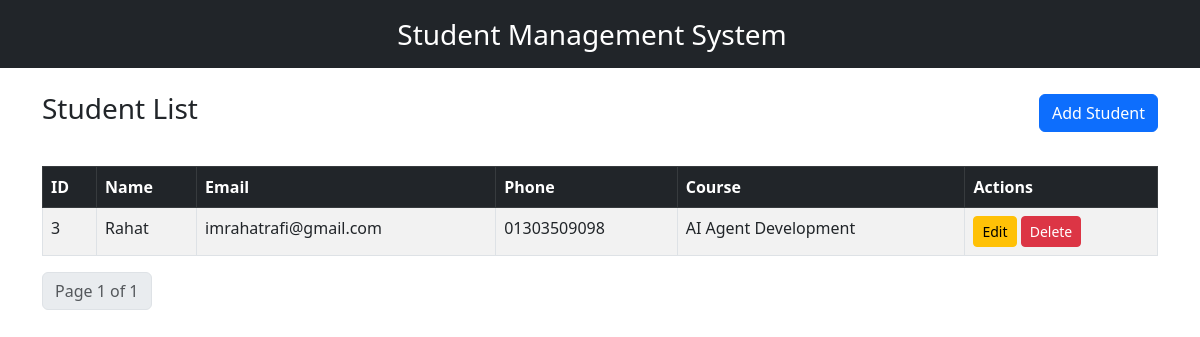
Before: / with the older database file.
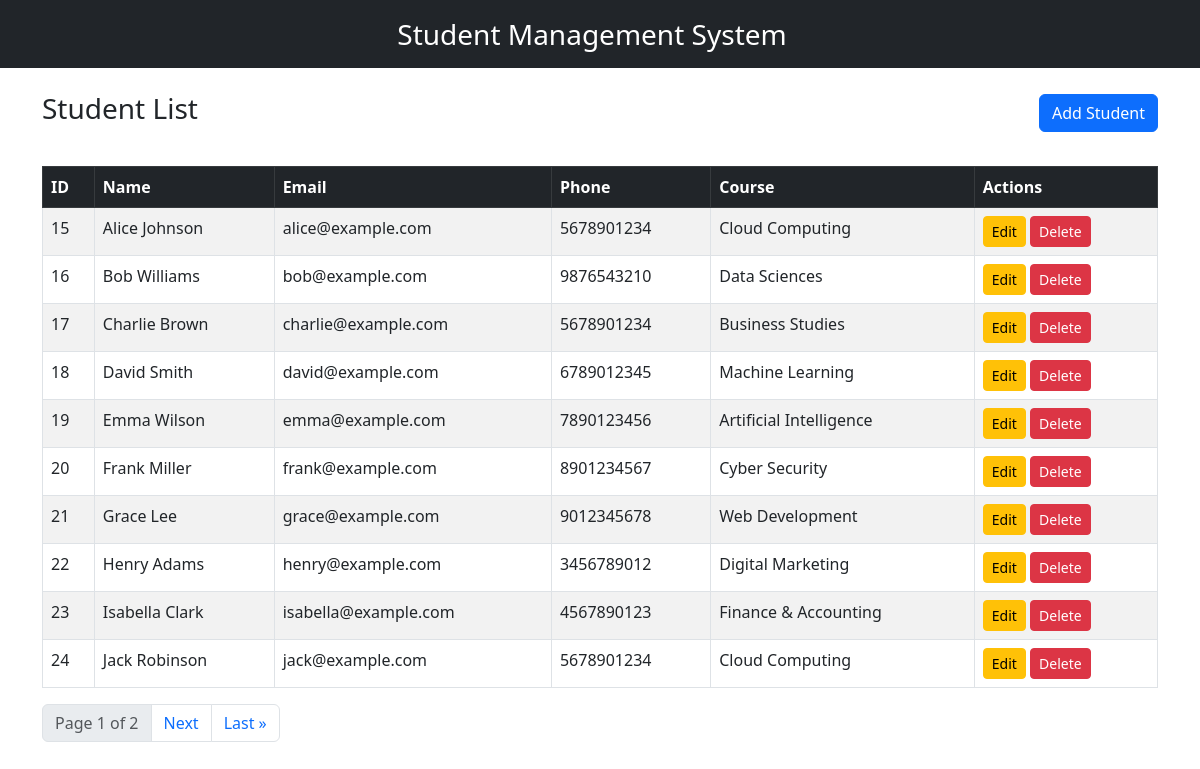
After: the same page with the newer database file.
### students/models.py (models this page shows, shortened)
class Student(models.Model):
    name = models.CharField(max_length=100)
    email = models.EmailField(unique=True)
    phone = models.CharField(max_length=15)
    course = models.CharField(max_length=100)

### students/views.py (the view)
# urls.py: path('', StudentListView.as_view(), name='student_list'),
class StudentListView(View):
    def get(self, request):
        students_list = Student.objects.all()
        paginator = Paginator(students_list, 10)  # Show 5 students per page
        page_number = request.GET.get('page')
        students = paginator.get_page(page_number)
        return render(request, 'students/student_list.html', {'students': students})

### students/templates/students/student_list.html (shortened to what this page needs)
{% extends 'base.html' %}
{% block content %}
<div class="d-flex justify-content-between align-items-center mb-3">
    <h3 class="mb-4">Student List</h3>
    <a href="{% url 'student_create' %}" class="btn btn-primary mb-3">Add Student</a>
</div>
<table class="table table-bordered table-striped">
    <thead class="table-dark">
        <tr>
            <th>ID</th>
            <th>Name</th>
            <th>Email</th>
            <th>Phone</th>
            <th>Course</th>
            <th>Actions</th>
        </tr>
    </thead>
    <tbody>
        {% for student in students %}
        <tr>
            <td>{{ student.id }}</td>
            <td>{{ student.name }}</td>
            <td>{{ student.email }}</td>
            <td>{{ student.phone }}</td>
            <td>{{ student.course }}</td>
            <td>
                <a href="{% url 'student_update' student.id %}" class="btn btn-sm btn-warning">Edit</a>
                <a href="{% url 'student_delete' student.id %}" class="btn btn-sm btn-danger">Delete</a>
            </td>
        </tr>
        {% empty %}
        <tr>
            <td colspan="6" class="text-center">No students found.</td>
        </tr>
        {% endfor %}
    </tbody>
</table>
<nav>
    <ul class="pagination">
        <li class="page-item disabled"><span class="page-link">Page {{ students.number }} of {{ students.paginator.num_pages }}</span></li>
        {% if students.has_next %}
            <li class="page-item"><a class="page-link" href="?page={{ students.next_page_number }}">Next</a></li>
            <li class="page-item"><a class="page-link" href="?page={{ students.paginator.num_pages }}">Last &raquo;</a></li>
        {% endif %}
    </ul>
</nav>
{% endblock %}

### students/templates/base.html (shortened to what this page needs)
<!DOCTYPE html>
<html lang="en">
<head>
    <link href="https://cdn.jsdelivr.net/npm/bootstrap@5.3.0/dist/css/bootstrap.min.css" rel="stylesheet">
</head>
<body>
    <nav class="navbar navbar-expand-lg navbar-dark bg-dark">
        <div class="container d-flex justify-content-center">
            <a class="navbar-brand text-center fs-3" href="{% url 'student_list' %}">Student Management System</a>
        </div>
    </nav>
<div class="container mt-4">
    {% block content %}{% endblock %}
</div>
</body>
</html>

Changed rows visible on the page:
removed Student: id "3", name "Rahat", email "imrahatrafi@gmail.com", phone "01303509098", course "AI Agent Development"
added Student: id "15", name "Alice Johnson", email "alice@example.com", phone "5678901234", course "Cloud Computing"
added Student: id "16", name "Bob Williams", email "bob@example.com", phone "9876543210", course "Data Sciences"
added Student: id "17", name "Charlie Brown", email "charlie@example.com", phone "5678901234", course "Business Studies"
added Student: id "18", name "David Smith", email "david@example.com", phone "6789012345", course "Machine Learning"
added Student: id "19", name "Emma Wilson", email "emma@example.com", phone "7890123456", course "Artificial Intelligence"
added Student: id "20", name "Frank Miller", email "frank@example.com", phone "8901234567", course "Cyber Security"
added Student: id "21", name "Grace Lee", email "grace@example.com", phone "9012345678", course "Web Development"
added Student: id "22", name "Henry Adams", email "henry@example.com", phone "3456789012", course "Digital Marketing"
added Student: id "23", name "Isabella Clark", email "isabella@example.com", phone "4567890123", course "Finance & Accounting"
added Student: id "24", name "Jack Robinson", email "jack@example.com", phone "5678901234", course "Cloud Computing"
Other visible differences:
{{ students.paginator.num_pages }}: "1" → "2"
text now shown: "Next Last »"
